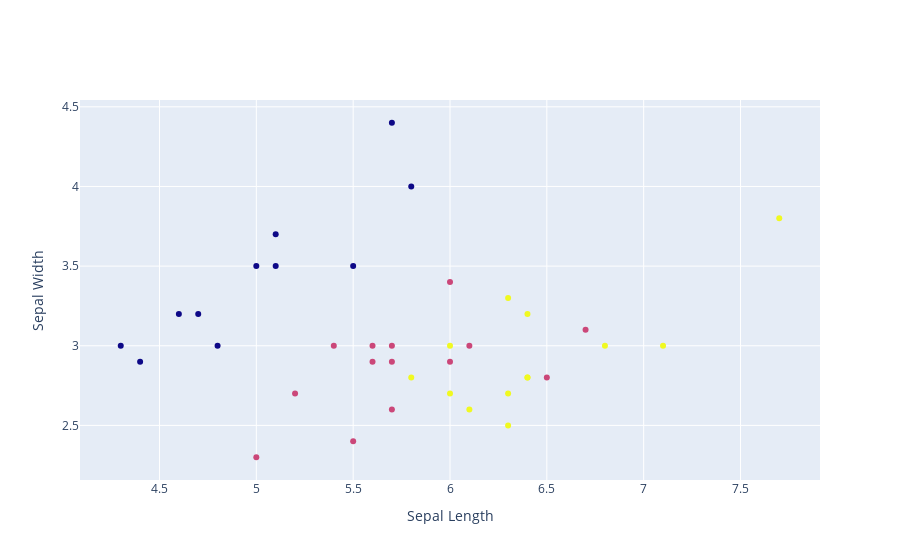

Source (notebook cell):
### Code cell
y_predict = classifier.predict(x_test)
accuracy = classifier.score(x_test, y_test)
accuracy

plotx = []
ploty = []
plotc = []

for a, b in zip(x_test, y_predict):
    plotx.append(a[0])
    ploty.append(a[1])
    plotc.append(b)
    
fig = make_subplots(rows = 1, cols = 1)
fig.add_trace(
    go.Scatter(x = plotx, y = ploty, mode  = "markers", marker_color = plotc)
)
fig.update_xaxes(title = "Sepal Length")
fig.update_yaxes(title = "Sepal Width")
fig.show()

print("Accuracy", accuracy)

### Figure 1 — Plotly figure (JSON) as saved in the notebook; plotly's stock layout.template omitted (floating-point values rounded to 4 significant figures)
{"data": [{"marker": {"color": [1, 2, 0, 1, 2, 0, 2, 1, 0, 0, 2, 1, 2, 0, 2, 2, 2, 1, 2, 0, 2, 2, 0, 2, 1, 0, 1, 1, 1, 1, 0, 0, 1, 1, 1, 0, 1, 2]}, "mode": "markers", "type": "scatter", "x": [5.6, 6.4, 4.6, 5.7, 6.8, 4.8, 6.3, 5.7, 5.7, 5.1, 6.1, 6, 6, 4.3, 7.7, 6, 6.3, 6, 5.8, 4.4, 6.4, 6.3, 5, 6.4, 5.5, 4.7, 6.7, 5.2, 6.5, 5.4, 5.8, 5.1, 5.7, 6.1, 5, 5.5, 5.6, 7.1], "y": [3, 2.8, 3.2, 2.9, 3, 3, 2.7, 3, 4.4, 3.7, 2.6, 3.4, 3, 3, 3.8, 2.7, 2.5, 2.9, 2.8, 2.9, 3.2, 3.3, 3.5, 2.8, 2.4, 3.2, 3.1, 2.7, 2.8, 3, 4, 3.5, 2.6, 3, 2.3, 3.5, 2.9, 3]}], "layout": {"xaxis": {"anchor": "y", "domain": [0, 1], "title": {"text": "Sepal Length"}}, "yaxis": {"anchor": "x", "domain": [0, 1], "title": {"text": "Sepal Width"}}}}
